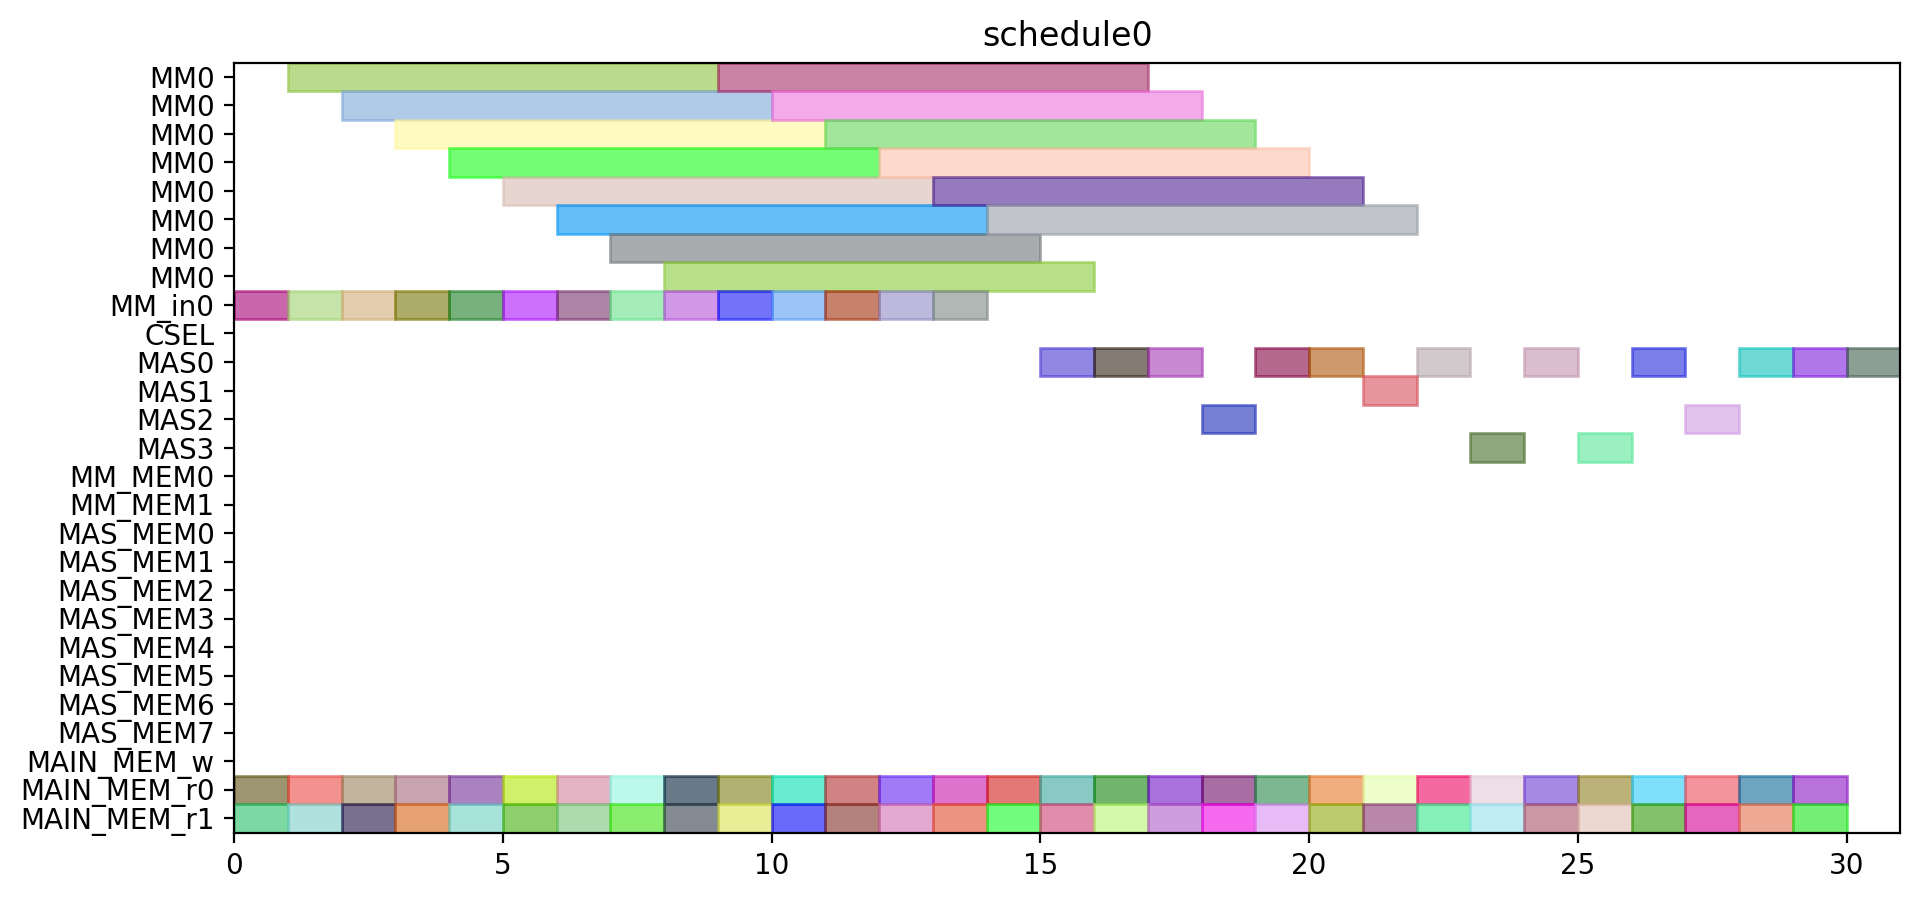

Write Python code to recreate this figure.
from pyschedule import Scenario, solvers, plotters, alt


def solve():
	horizon = 120
	S = Scenario("schedule0", horizon=horizon)

	# resource
	MM = S.Resources('MM', num=1, size=8)
	MM_in = S.Resources('MM_in', num=1)
	CSEL = S.Resource('CSEL')
	MAS = S.Resources('MAS', num=4, size=1, periods=range(1, horizon))
	MM_MEM = S.Resources('MM_MEM', num=2)
	MAS_MEM = S.Resources('MAS_MEM', num=8)
	MAIN_MEM_w = S.Resource('MAIN_MEM_w', size=1)
	MAIN_MEM_r = S.Resources('MAIN_MEM_r', num=2)

	# result of previous scheduling

	# new tasks
	r1_t0 = S.Task('r1_t0', length=8, delay_cost=1)
	r1_t0 += alt(MM)
	r1_t0_in = S.Task('r1_t0_in', length=1, delay_cost=1)
	r1_t0_in += alt(MM_in)
	S += r1_t0_in*MM_in[0]<=r1_t0*MM[0]
	r1_t0_mem0 = S.Task('r1_t0_mem0', length=1, delay_cost=1)
	r1_t0_mem0 += MAIN_MEM_r[0]
	S += r1_t0_mem0 <= r1_t0

	r1_t0_mem1 = S.Task('r1_t0_mem1', length=1, delay_cost=1)
	r1_t0_mem1 += MAIN_MEM_r[1]
	S += r1_t0_mem1 <= r1_t0

	r1_t1 = S.Task('r1_t1', length=8, delay_cost=1)
	r1_t1 += alt(MM)
	r1_t1_in = S.Task('r1_t1_in', length=1, delay_cost=1)
	r1_t1_in += alt(MM_in)
	S += r1_t1_in*MM_in[0]<=r1_t1*MM[0]
	r1_t1_mem0 = S.Task('r1_t1_mem0', length=1, delay_cost=1)
	r1_t1_mem0 += MAIN_MEM_r[0]
	S += r1_t1_mem0 <= r1_t1

	r1_t1_mem1 = S.Task('r1_t1_mem1', length=1, delay_cost=1)
	r1_t1_mem1 += MAIN_MEM_r[1]
	S += r1_t1_mem1 <= r1_t1

	r1_t2 = S.Task('r1_t2', length=1, delay_cost=1)
	r1_t2 += alt(MAS)
	r1_t2_mem0 = S.Task('r1_t2_mem0', length=1, delay_cost=1)
	r1_t2_mem0 += MAIN_MEM_r[0]
	S += r1_t2_mem0 <= r1_t2

	r1_t2_mem1 = S.Task('r1_t2_mem1', length=1, delay_cost=1)
	r1_t2_mem1 += MAIN_MEM_r[1]
	S += r1_t2_mem1 <= r1_t2

	r1_t3 = S.Task('r1_t3', length=1, delay_cost=1)
	r1_t3 += alt(MAS)
	r1_t3_mem0 = S.Task('r1_t3_mem0', length=1, delay_cost=1)
	r1_t3_mem0 += MAIN_MEM_r[0]
	S += r1_t3_mem0 <= r1_t3

	r1_t3_mem1 = S.Task('r1_t3_mem1', length=1, delay_cost=1)
	r1_t3_mem1 += MAIN_MEM_r[1]
	S += r1_t3_mem1 <= r1_t3

	r3_t0 = S.Task('r3_t0', length=8, delay_cost=1)
	r3_t0 += alt(MM)
	r3_t0_in = S.Task('r3_t0_in', length=1, delay_cost=1)
	r3_t0_in += alt(MM_in)
	S += r3_t0_in*MM_in[0]<=r3_t0*MM[0]
	r3_t0_mem0 = S.Task('r3_t0_mem0', length=1, delay_cost=1)
	r3_t0_mem0 += MAIN_MEM_r[0]
	S += r3_t0_mem0 <= r3_t0

	r3_t0_mem1 = S.Task('r3_t0_mem1', length=1, delay_cost=1)
	r3_t0_mem1 += MAIN_MEM_r[1]
	S += r3_t0_mem1 <= r3_t0

	r3_t1 = S.Task('r3_t1', length=8, delay_cost=1)
	r3_t1 += alt(MM)
	r3_t1_in = S.Task('r3_t1_in', length=1, delay_cost=1)
	r3_t1_in += alt(MM_in)
	S += r3_t1_in*MM_in[0]<=r3_t1*MM[0]
	r3_t1_mem0 = S.Task('r3_t1_mem0', length=1, delay_cost=1)
	r3_t1_mem0 += MAIN_MEM_r[0]
	S += r3_t1_mem0 <= r3_t1

	r3_t1_mem1 = S.Task('r3_t1_mem1', length=1, delay_cost=1)
	r3_t1_mem1 += MAIN_MEM_r[1]
	S += r3_t1_mem1 <= r3_t1

	r3_t2 = S.Task('r3_t2', length=1, delay_cost=1)
	r3_t2 += alt(MAS)
	r3_t2_mem0 = S.Task('r3_t2_mem0', length=1, delay_cost=1)
	r3_t2_mem0 += MAIN_MEM_r[0]
	S += r3_t2_mem0 <= r3_t2

	r3_t2_mem1 = S.Task('r3_t2_mem1', length=1, delay_cost=1)
	r3_t2_mem1 += MAIN_MEM_r[1]
	S += r3_t2_mem1 <= r3_t2

	r3_t3 = S.Task('r3_t3', length=1, delay_cost=1)
	r3_t3 += alt(MAS)
	r3_t3_mem0 = S.Task('r3_t3_mem0', length=1, delay_cost=1)
	r3_t3_mem0 += MAIN_MEM_r[0]
	S += r3_t3_mem0 <= r3_t3

	r3_t3_mem1 = S.Task('r3_t3_mem1', length=1, delay_cost=1)
	r3_t3_mem1 += MAIN_MEM_r[1]
	S += r3_t3_mem1 <= r3_t3

	r4_t0 = S.Task('r4_t0', length=8, delay_cost=1)
	r4_t0 += alt(MM)
	r4_t0_in = S.Task('r4_t0_in', length=1, delay_cost=1)
	r4_t0_in += alt(MM_in)
	S += r4_t0_in*MM_in[0]<=r4_t0*MM[0]
	r4_t0_mem0 = S.Task('r4_t0_mem0', length=1, delay_cost=1)
	r4_t0_mem0 += MAIN_MEM_r[0]
	S += r4_t0_mem0 <= r4_t0

	r4_t0_mem1 = S.Task('r4_t0_mem1', length=1, delay_cost=1)
	r4_t0_mem1 += MAIN_MEM_r[1]
	S += r4_t0_mem1 <= r4_t0

	r4_t1 = S.Task('r4_t1', length=8, delay_cost=1)
	r4_t1 += alt(MM)
	r4_t1_in = S.Task('r4_t1_in', length=1, delay_cost=1)
	r4_t1_in += alt(MM_in)
	S += r4_t1_in*MM_in[0]<=r4_t1*MM[0]
	r4_t1_mem0 = S.Task('r4_t1_mem0', length=1, delay_cost=1)
	r4_t1_mem0 += MAIN_MEM_r[0]
	S += r4_t1_mem0 <= r4_t1

	r4_t1_mem1 = S.Task('r4_t1_mem1', length=1, delay_cost=1)
	r4_t1_mem1 += MAIN_MEM_r[1]
	S += r4_t1_mem1 <= r4_t1

	r4_t2 = S.Task('r4_t2', length=1, delay_cost=1)
	r4_t2 += alt(MAS)
	r4_t2_mem0 = S.Task('r4_t2_mem0', length=1, delay_cost=1)
	r4_t2_mem0 += MAIN_MEM_r[0]
	S += r4_t2_mem0 <= r4_t2

	r4_t2_mem1 = S.Task('r4_t2_mem1', length=1, delay_cost=1)
	r4_t2_mem1 += MAIN_MEM_r[1]
	S += r4_t2_mem1 <= r4_t2

	r4_t3 = S.Task('r4_t3', length=1, delay_cost=1)
	r4_t3 += alt(MAS)
	r4_t3_mem0 = S.Task('r4_t3_mem0', length=1, delay_cost=1)
	r4_t3_mem0 += MAIN_MEM_r[0]
	S += r4_t3_mem0 <= r4_t3

	r4_t3_mem1 = S.Task('r4_t3_mem1', length=1, delay_cost=1)
	r4_t3_mem1 += MAIN_MEM_r[1]
	S += r4_t3_mem1 <= r4_t3

	r5_t0 = S.Task('r5_t0', length=8, delay_cost=1)
	r5_t0 += alt(MM)
	r5_t0_in = S.Task('r5_t0_in', length=1, delay_cost=1)
	r5_t0_in += alt(MM_in)
	S += r5_t0_in*MM_in[0]<=r5_t0*MM[0]
	r5_t0_mem0 = S.Task('r5_t0_mem0', length=1, delay_cost=1)
	r5_t0_mem0 += MAIN_MEM_r[0]
	S += r5_t0_mem0 <= r5_t0

	r5_t0_mem1 = S.Task('r5_t0_mem1', length=1, delay_cost=1)
	r5_t0_mem1 += MAIN_MEM_r[1]
	S += r5_t0_mem1 <= r5_t0

	r5_t1 = S.Task('r5_t1', length=8, delay_cost=1)
	r5_t1 += alt(MM)
	r5_t1_in = S.Task('r5_t1_in', length=1, delay_cost=1)
	r5_t1_in += alt(MM_in)
	S += r5_t1_in*MM_in[0]<=r5_t1*MM[0]
	r5_t1_mem0 = S.Task('r5_t1_mem0', length=1, delay_cost=1)
	r5_t1_mem0 += MAIN_MEM_r[0]
	S += r5_t1_mem0 <= r5_t1

	r5_t1_mem1 = S.Task('r5_t1_mem1', length=1, delay_cost=1)
	r5_t1_mem1 += MAIN_MEM_r[1]
	S += r5_t1_mem1 <= r5_t1

	r5_t2 = S.Task('r5_t2', length=1, delay_cost=1)
	r5_t2 += alt(MAS)
	r5_t2_mem0 = S.Task('r5_t2_mem0', length=1, delay_cost=1)
	r5_t2_mem0 += MAIN_MEM_r[0]
	S += r5_t2_mem0 <= r5_t2

	r5_t2_mem1 = S.Task('r5_t2_mem1', length=1, delay_cost=1)
	r5_t2_mem1 += MAIN_MEM_r[1]
	S += r5_t2_mem1 <= r5_t2

	r5_t3 = S.Task('r5_t3', length=1, delay_cost=1)
	r5_t3 += alt(MAS)
	r5_t3_mem0 = S.Task('r5_t3_mem0', length=1, delay_cost=1)
	r5_t3_mem0 += MAIN_MEM_r[0]
	S += r5_t3_mem0 <= r5_t3

	r5_t3_mem1 = S.Task('r5_t3_mem1', length=1, delay_cost=1)
	r5_t3_mem1 += MAIN_MEM_r[1]
	S += r5_t3_mem1 <= r5_t3

	r6_t0 = S.Task('r6_t0', length=8, delay_cost=1)
	r6_t0 += alt(MM)
	r6_t0_in = S.Task('r6_t0_in', length=1, delay_cost=1)
	r6_t0_in += alt(MM_in)
	S += r6_t0_in*MM_in[0]<=r6_t0*MM[0]
	r6_t0_mem0 = S.Task('r6_t0_mem0', length=1, delay_cost=1)
	r6_t0_mem0 += MAIN_MEM_r[0]
	S += r6_t0_mem0 <= r6_t0

	r6_t0_mem1 = S.Task('r6_t0_mem1', length=1, delay_cost=1)
	r6_t0_mem1 += MAIN_MEM_r[1]
	S += r6_t0_mem1 <= r6_t0

	r6_t1 = S.Task('r6_t1', length=8, delay_cost=1)
	r6_t1 += alt(MM)
	r6_t1_in = S.Task('r6_t1_in', length=1, delay_cost=1)
	r6_t1_in += alt(MM_in)
	S += r6_t1_in*MM_in[0]<=r6_t1*MM[0]
	r6_t1_mem0 = S.Task('r6_t1_mem0', length=1, delay_cost=1)
	r6_t1_mem0 += MAIN_MEM_r[0]
	S += r6_t1_mem0 <= r6_t1

	r6_t1_mem1 = S.Task('r6_t1_mem1', length=1, delay_cost=1)
	r6_t1_mem1 += MAIN_MEM_r[1]
	S += r6_t1_mem1 <= r6_t1

	r6_t2 = S.Task('r6_t2', length=1, delay_cost=1)
	r6_t2 += alt(MAS)
	r6_t2_mem0 = S.Task('r6_t2_mem0', length=1, delay_cost=1)
	r6_t2_mem0 += MAIN_MEM_r[0]
	S += r6_t2_mem0 <= r6_t2

	r6_t2_mem1 = S.Task('r6_t2_mem1', length=1, delay_cost=1)
	r6_t2_mem1 += MAIN_MEM_r[1]
	S += r6_t2_mem1 <= r6_t2

	r6_t3 = S.Task('r6_t3', length=1, delay_cost=1)
	r6_t3 += alt(MAS)
	r6_t3_mem0 = S.Task('r6_t3_mem0', length=1, delay_cost=1)
	r6_t3_mem0 += MAIN_MEM_r[0]
	S += r6_t3_mem0 <= r6_t3

	r6_t3_mem1 = S.Task('r6_t3_mem1', length=1, delay_cost=1)
	r6_t3_mem1 += MAIN_MEM_r[1]
	S += r6_t3_mem1 <= r6_t3

	r9_t2 = S.Task('r9_t2', length=1, delay_cost=1)
	r9_t2 += alt(MAS)
	r9_t2_mem0 = S.Task('r9_t2_mem0', length=1, delay_cost=1)
	r9_t2_mem0 += MAIN_MEM_r[0]
	S += r9_t2_mem0 <= r9_t2

	r9_t2_mem1 = S.Task('r9_t2_mem1', length=1, delay_cost=1)
	r9_t2_mem1 += MAIN_MEM_r[1]
	S += r9_t2_mem1 <= r9_t2

	r12_t0 = S.Task('r12_t0', length=8, delay_cost=1)
	r12_t0 += alt(MM)
	r12_t0_in = S.Task('r12_t0_in', length=1, delay_cost=1)
	r12_t0_in += alt(MM_in)
	S += r12_t0_in*MM_in[0]<=r12_t0*MM[0]
	r12_t0_mem0 = S.Task('r12_t0_mem0', length=1, delay_cost=1)
	r12_t0_mem0 += MAIN_MEM_r[0]
	S += r12_t0_mem0 <= r12_t0

	r12_t0_mem1 = S.Task('r12_t0_mem1', length=1, delay_cost=1)
	r12_t0_mem1 += MAIN_MEM_r[1]
	S += r12_t0_mem1 <= r12_t0

	r12_t1 = S.Task('r12_t1', length=8, delay_cost=1)
	r12_t1 += alt(MM)
	r12_t1_in = S.Task('r12_t1_in', length=1, delay_cost=1)
	r12_t1_in += alt(MM_in)
	S += r12_t1_in*MM_in[0]<=r12_t1*MM[0]
	r12_t1_mem0 = S.Task('r12_t1_mem0', length=1, delay_cost=1)
	r12_t1_mem0 += MAIN_MEM_r[0]
	S += r12_t1_mem0 <= r12_t1

	r12_t1_mem1 = S.Task('r12_t1_mem1', length=1, delay_cost=1)
	r12_t1_mem1 += MAIN_MEM_r[1]
	S += r12_t1_mem1 <= r12_t1

	r12_t2 = S.Task('r12_t2', length=1, delay_cost=1)
	r12_t2 += alt(MAS)
	r12_t2_mem0 = S.Task('r12_t2_mem0', length=1, delay_cost=1)
	r12_t2_mem0 += MAIN_MEM_r[0]
	S += r12_t2_mem0 <= r12_t2

	r12_t2_mem1 = S.Task('r12_t2_mem1', length=1, delay_cost=1)
	r12_t2_mem1 += MAIN_MEM_r[1]
	S += r12_t2_mem1 <= r12_t2

	r12_t3 = S.Task('r12_t3', length=1, delay_cost=1)
	r12_t3 += alt(MAS)
	r12_t3_mem0 = S.Task('r12_t3_mem0', length=1, delay_cost=1)
	r12_t3_mem0 += MAIN_MEM_r[0]
	S += r12_t3_mem0 <= r12_t3

	r12_t3_mem1 = S.Task('r12_t3_mem1', length=1, delay_cost=1)
	r12_t3_mem1 += MAIN_MEM_r[1]
	S += r12_t3_mem1 <= r12_t3

	r13_t0 = S.Task('r13_t0', length=8, delay_cost=1)
	r13_t0 += alt(MM)
	r13_t0_in = S.Task('r13_t0_in', length=1, delay_cost=1)
	r13_t0_in += alt(MM_in)
	S += r13_t0_in*MM_in[0]<=r13_t0*MM[0]
	r13_t0_mem0 = S.Task('r13_t0_mem0', length=1, delay_cost=1)
	r13_t0_mem0 += MAIN_MEM_r[0]
	S += r13_t0_mem0 <= r13_t0

	r13_t0_mem1 = S.Task('r13_t0_mem1', length=1, delay_cost=1)
	r13_t0_mem1 += MAIN_MEM_r[1]
	S += r13_t0_mem1 <= r13_t0

	r13_t1 = S.Task('r13_t1', length=8, delay_cost=1)
	r13_t1 += alt(MM)
	r13_t1_in = S.Task('r13_t1_in', length=1, delay_cost=1)
	r13_t1_in += alt(MM_in)
	S += r13_t1_in*MM_in[0]<=r13_t1*MM[0]
	r13_t1_mem0 = S.Task('r13_t1_mem0', length=1, delay_cost=1)
	r13_t1_mem0 += MAIN_MEM_r[0]
	S += r13_t1_mem0 <= r13_t1

	r13_t1_mem1 = S.Task('r13_t1_mem1', length=1, delay_cost=1)
	r13_t1_mem1 += MAIN_MEM_r[1]
	S += r13_t1_mem1 <= r13_t1

	r13_t2 = S.Task('r13_t2', length=1, delay_cost=1)
	r13_t2 += alt(MAS)
	r13_t2_mem0 = S.Task('r13_t2_mem0', length=1, delay_cost=1)
	r13_t2_mem0 += MAIN_MEM_r[0]
	S += r13_t2_mem0 <= r13_t2

	r13_t2_mem1 = S.Task('r13_t2_mem1', length=1, delay_cost=1)
	r13_t2_mem1 += MAIN_MEM_r[1]
	S += r13_t2_mem1 <= r13_t2

	r13_t3 = S.Task('r13_t3', length=1, delay_cost=1)
	r13_t3 += alt(MAS)
	r13_t3_mem0 = S.Task('r13_t3_mem0', length=1, delay_cost=1)
	r13_t3_mem0 += MAIN_MEM_r[0]
	S += r13_t3_mem0 <= r13_t3

	r13_t3_mem1 = S.Task('r13_t3_mem1', length=1, delay_cost=1)
	r13_t3_mem1 += MAIN_MEM_r[1]
	S += r13_t3_mem1 <= r13_t3

	r16_t3 = S.Task('r16_t3', length=1, delay_cost=1)
	r16_t3 += alt(MAS)
	r16_t3_mem0 = S.Task('r16_t3_mem0', length=1, delay_cost=1)
	r16_t3_mem0 += MAIN_MEM_r[0]
	S += r16_t3_mem0 <= r16_t3

	r16_t3_mem1 = S.Task('r16_t3_mem1', length=1, delay_cost=1)
	r16_t3_mem1 += MAIN_MEM_r[1]
	S += r16_t3_mem1 <= r16_t3

	solvers.mip.solve(S,msg=1,kind='CPLEX',ratio_gap=1.01)

	solution = [['hoge']*len(S.solution()[1]) for i in range(len(S.solution()))]
	for i in range(len(S.solution())):
		for j in range(len(S.solution()[i])):
			solution[i][j]=str(S.solution()[i][j])
	print(solution)

	cycles = int(solution[-1][3])

	pic_file_name = "/home/mfukuda/ABE/multiRAM_multiMAS_16mux/scheduling_result/stage8MM1_stage1MAS4/EP2_YRECOVER/schedule0.png"
	if(S.solution() != []):
		plotters.matplotlib.plot(S,img_filename=pic_file_name, show_task_labels=False, fig_size=(cycles*0.25+3, 5))

	return solution
